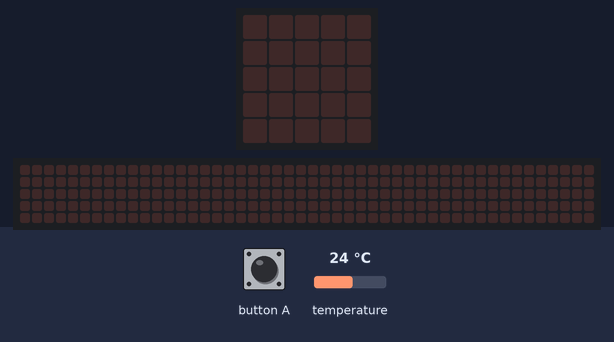
Simulated run of this program. Board: BBC micro:bit (MakeCode). Parts: the board's 5×5 LED display, a strip that is not on the board, showing the scrolling text unrolled. The test bench sets the inputs (shaded band); at power-on: temperature 24 °C. The 48×5 strip is a reading aid, not a part: it shows the text the display is scrolling, unrolled, one strip-width of it at a time.

Above: at 2.2 s.
2.3 s: button A pressed for 0.15 s
At 6.2 s:
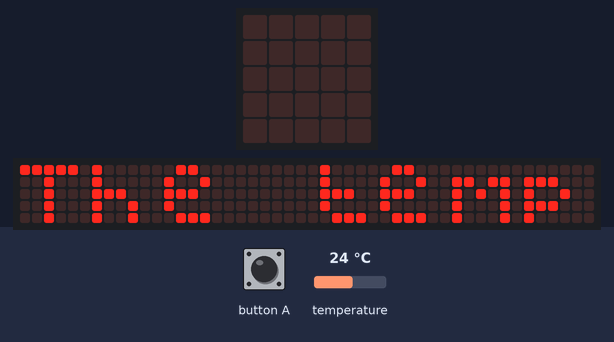
At 19.62 s:
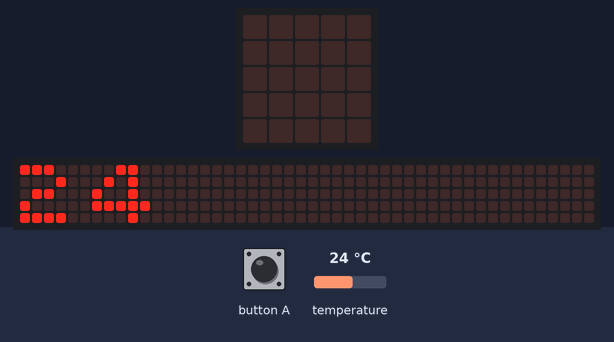

Measured:
- after the input at 2.3 s, the display: changes after 0.15 s (image 1)
- what the display in image 1 shows lasts 0.8 s, from 5.6 s to 6.4 s

The program:

main.ts
```typescript
// (licence header left out)
let temperature = input.temperature()

basic.clearScreen()
basic.pause(1000)

input.onButtonPressed(Button.A, function () {
  temperature = input.temperature()
  basic.showString('The temperature is')
  basic.showNumber(temperature)
  basic.showString('C.')
})
```
